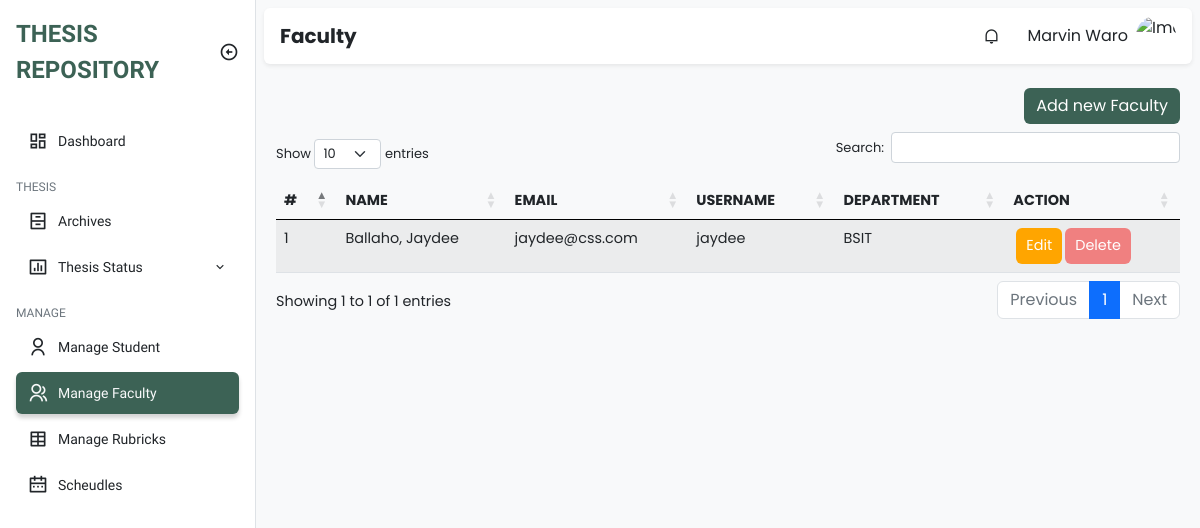
The app's page /admin/manage_faculty.php (signed in) with its own data.
### tables this page shows
CREATE TABLE `faculty` (
  `id` int(11) NOT NULL,
  `firstname` varchar(255) NOT NULL,
  `lastname` varchar(255) NOT NULL,
  `email` varchar(100) NOT NULL,
  `username` varchar(255) NOT NULL,
  `password` varchar(100) NOT NULL,
  `department` varchar(100) NOT NULL,
  `contact_number` int(15) NOT NULL,
  `type` varchar(100) NOT NULL,
  `created_at` timestamp NOT NULL DEFAULT current_timestamp(),
  `updated_at` timestamp NOT NULL DEFAULT current_timestamp() ON UPDATE current_timestamp()
);

### class/faculty.class.php (called while the page is built, shortened)
<?php
require_once 'database.php';
class Faculty{
    protected $db;
    function __construct()
    {
        $this->db = new Database();
    }
    function show(){
        $sql = "SELECT * FROM faculty ORDER BY CONCAT('lastname',', ','firstname') ASC;";
        $query=$this->db->connect()->prepare($sql);
        if($query->execute()){
            $data = $query->fetchAll();
        }
        return $data;
    }
}
?>

### class/database.php (called while the page is built)
<?php
class Database{
    private $host = 'localhost';
    private $username = 'root';
    private $password = '';
    private $database = 'tams';
    protected $connection;
    function connect(){
        try
			{
				$this->connection = new PDO("mysql:host=$this->host;dbname=$this->database",
											$this->username, $this->password);
			}
			catch (PDOException $e)
			{
				echo "Connection error " . $e->getMessage();
			}
        return $this->connection;
    }
}
?>

### admin/manage_faculty.php (the view, shortened to what this page needs)
<?php
require_once '../class/database.php';
require_once '../class/faculty.class.php';
?>
<!DOCTYPE html>
<html lang="en">
  <head>
    <link
      href="https://cdn.jsdelivr.net/npm/remixicon@2.5.0/fonts/remixicon.css"
      rel="stylesheet"
    />
    <link rel="stylesheet" href="https://cdn.datatables.net/1.13.1/css/dataTables.bootstrap5.min.css">
    <link rel="stylesheet" href="https://cdn.datatables.net/responsive/2.4.0/css/responsive.bootstrap.min.css">
    <link rel="stylesheet" href="../assets/css/bootstrap.min.css" />
    <link rel="stylesheet" href="../assets/css/style.css" />
  </head>
  <body>
    <div class="sidebar position-fixed top-0 bottom-0 bg-white border-end">
      <div class="d-flex align-items-center p-3">
        <a
          href="#"
          class="sidebar-logo text-uppercase fw-bold text-decoration-none text-indigo fs-4"
          >Thesis Repository</a
        >
        <i
          class="sidebar-toggle ri-arrow-left-circle-line ms-auto fs-5 d-none d-md-block"
        ></i>
      </div>
      <ul class="sidebar-menu p-3 m-0 mb-0">
        <li class="sidebar-menu-item">
          <a href="dashboard.php">
            <i class="ri-dashboard-line sidebar-menu-item-icon"></i>
            Dashboard
          </a>
        </li>
        <li class="sidebar-menu-divider mt-3 mb-1 text-uppercase">Thesis</li>
        <li class="sidebar-menu-item">
          <a href="archives.php">
            <i class="ri-archive-drawer-line sidebar-menu-item-icon"></i>
            Archives
          </a>
        </li>
        <li class="sidebar-menu-item has-dropdown">
            <a href="thesis_status.php">
                <i class="ri-bar-chart-box-line sidebar-menu-item-icon"></i>
                Thesis Status
                <i class="ri-arrow-down-s-line sidebar-menu-item-accordion ms-auto"></i>
            </a>
        </li>
        <li class="sidebar-menu-divider mt-3 mb-1 text-uppercase">Manage</li>
        <li class="sidebar-menu-item">
          <a href="manage_students.php">
            <i class="ri-user-line sidebar-menu-item-icon"></i>
            Manage Student
          </a>
        </li>
        <li class="sidebar-menu-item active">
          <a href="manage_faculty.php active">
            <i class="ri-group-line sidebar-menu-item-icon"></i>
            Manage Faculty
          </a>
        </li>
        <li class="sidebar-menu-item">
          <a href="manage_rubrics.php">
            <i class="ri-table-2 sidebar-menu-item-icon"></i>
            Manage Rubricks
          </a>
        </li>
        <li class="sidebar-menu-item">
          <a href="manage_schedules.php">
            <i class="ri-calendar-2-line sidebar-menu-item-icon"></i>
            Scheudles
          </a>
        </li>
      </ul>
    </div>
    <main class="bg-light">
      <div class="p-2">
        <nav class="px-3 py-2 bg-white rounded shadow-sm">
          <h5 class="fw-bold mb-0 me-auto">Faculty</h5>
          <div class="dropdown me-3 d-none d-sm-block">
            <div
              class="cursor-pointer dropdown-toggle navbar-link"
              data-bs-toggle="dropdown"
              aria-expanded="false"
            >
              <i class="ri-notification-line"></i>
            </div>
          </div>
          <div class="dropdown">
            <div
              class="d-flex align-items-center cursor-pointer dropdown-toggle"
              data-bs-toggle="dropdown"
              aria-expanded="false"
            >
              <span class="me-2 d-none d-sm-block">Marvin Waro</span>
              <img
                class="navbar-profile-image"
                src="https://images.unsplash.com/flagged/photo-1570612861542-284f4c12e75f?ixlib=rb-1.2.1&ixid=MnwxMjA3fDB8MHxzZWFyY2h8M3x8cGVyc29ufGVufDB8fDB8fA%3D%3D&auto=format&fit=crop&w=500&q=60"
                alt="Image"
              />
            </div>
          </div>
        </nav>
        <div class="py-4">
          <div class="container">
            <div class="head-cont d-flex justify-content-end pb-2">
                <button type="button" class="btn btn-primary add-button" data-bs-toggle="modal" data-bs-target="#exampleModal">
                    Add new Faculty
                </button>
            </div>
                    <table id="example" class="table table-striped" style="width:100%">
                        <thead>
                            <tr>
                                <th>#</th>
                                <th>Name</th>
                                <th>Email</th>
                                <th>Username</th>
                                <th>Department</th>
                                <?php
                                    if($_SESSION['user_type'] == 'admin'){
                                ?>
                                    <th class="action">Action</th>
                                <?php
                                    }
                                ?>
                            </tr>
                        </thead>
                        <tbody>
                        <?php
                            require_once '../class/faculty.class.php';
                            $faculty = new Faculty();
                            $i = 1;
                            foreach ($faculty->show() as $value){
                        ?>
                            <tr>
                                <td><?php echo $i ?></td>
                                <td><?php echo $value['lastname'] . ', ' . $value['firstname'] . ' ' . $value['middle_name']?></td>
                                <td><?php echo $value['email'] ?></td>
                                <td><?php echo $value['username'] ?></td>
                                <td><?php echo $value['department'] ?></td>
                                <?php
                                    if($_SESSION['user_type'] == 'admin'){
                                ?>
                                    <td>
                                        <div class="actions">
                                            <a class="action-edit" href="#">Edit</a>
                                             <a class="action-delete" href="delete_faculty.php?id=<?php echo $value['id'] ?>" >Delete</a>
                                        </div>
                                    </td>
                                <?php
                                    }
                                ?>
                            </tr>
                        <?php
                            $i++;
                        }
                        ?>
                        </tbody>
                    </table>
                </div>
    </div>
    </div>
    </main>
  </body>
</html>

### assets/css/style.css (style rules this page uses)
:root { --bs-blue: #0d6efd; --bs-indigo: #6610f2; --bs-purple: #6f42c1; --bs-pink: #d63384; --bs-red: #dc3545; --bs-orange: #fd7e14; --bs-yellow: #ffc107; --bs-green: #198754; --bs-teal: #20c997; --bs-cyan: #0dcaf0; --bs-black: #000; --bs-white: #fff; --bs-gray: #6c757d; --bs-gray-dark: #343a40; --bs-gray-100: #f8f9fa; --bs-gray-200: #e9ecef; --bs-gray-300: #dee2e6; --bs-gray-400: #ced4da; --bs-gray-500: #adb5bd; --bs-gray-600: #6c757d; --bs-gray-700: #495057; --bs-gray-800: #343a40; --bs-gray-900: #212529; --bs-primary: #0d6efd; --bs-secondary: #6c757d; --bs-success: #198754; --bs-info: #0dcaf0; --bs-warning: #ffc107; --bs-danger: #dc3545; --bs-light: #f8f9fa; --bs-dark: #212529; --bs-primary-rgb: 13, 110, 253; --bs-secondary-rgb: 108, 117, 125; --bs-success-rgb: 25, 135, 84; --bs-info-rgb: 13, 202, 240; --bs-warning-rgb: 255, 193, 7; --bs-danger-rgb: 220, 53, 69; --bs-light-rgb: 248, 249, 250; --bs-dark-rgb: 33, 37, 41; --bs-white-rgb: 255, 255, 255; --bs-black-rgb: 0, 0, 0; --bs-body-color-rgb: 33, 37, 41; --bs-body-bg-rgb: 255, 255, 255; --bs-font-sans-serif: system-ui, -apple-system, "Segoe UI", Roboto, "Helvetica Neue", "Noto Sans", "Liberation Sans", Arial, sans-serif, "Apple Color Emoji", "Segoe UI Emoji", "Segoe UI Symbol", "Noto Color Emoji"; --bs-font-monospace: SFMono-Regular, Menlo, Monaco, Consolas, "Liberation Mono", "Courier New", monospace; --bs-gradient: linear-gradient(180deg, rgba(255, 255, 255, 0.15), rgba(255, 255, 255, 0)); --bs-body-font-family: var(--bs-font-sans-serif); --bs-body-font-size: 1rem; --bs-body-font-weight: 400; --bs-body-line-height: 1.5; --bs-body-color: #212529; --bs-body-bg: #fff; --bs-border-width: 1px; --bs-border-style: solid; --bs-border-color: #dee2e6; --bs-border-color-translucent: rgba(0, 0, 0, 0.175); --bs-border-radius: 0.375rem; --bs-border-radius-sm: 0.25rem; --bs-border-radius-lg: 0.5rem; --bs-border-radius-xl: 1rem; --bs-border-radius-2xl: 2rem; --bs-border-radius-pill: 50rem; --bs-heading-color: ; --bs-link-color: #0d6efd; --bs-link-hover-color: #0a58ca; --bs-code-color: #d63384; --bs-highlight-bg: #fff3cd; --maincolor: #3C6255; --maincolorMdark: #61876E; --maincolor_light: rgb(180, 224, 183); --cancelcolor: #EB1D36; --cancelcolor_light: #FA9494; --uppernav: #FFFBF5; }
body { font-family: 'Work Sans', sans-serif; }
.text-indigo:hover, .text-indigo { color: var(--maincolor); }
.dropdown-toggle::after { display: none; }
.cursor-pointer { cursor: pointer; }
.sidebar.collapsed:hover, .sidebar { width: 16rem; overflow-y: auto; transition: width .2s, left .2s; left: 0; z-index: 500; }
.sidebar-toggle { cursor: pointer; transition: .2s; }
.sidebar-menu { list-style-type: none; }
.sidebar-menu-item { margin-bottom: .25rem; }
.sidebar-menu-item a { text-decoration: none; display: flex; align-items: center; color: var(--bs-dark); padding: .375rem .75rem; border-radius: .375rem; font-size: .875rem; white-space: nowrap; }
.sidebar-menu-item > a { overflow: hidden; }
.sidebar-menu-item.active a { background-color: var(--maincolor); color: var(--bs-light); box-shadow: 0 .25rem .25rem rgba(0, 0, 0, 0.175); }
.sidebar-menu-item-icon { margin-right: .625rem; font-size: 1.25rem; }
.sidebar-menu-item-accordion { transition: transform .2s; }
.sidebar.collapsed:hover .sidebar-menu-divider, .sidebar-menu-divider { font-size: .75rem; color: var(--bs-gray-600); transition: opacity .2s; opacity: 1; visibility: visible; }
main { padding-left: 0; min-height: 100vh; font-family: 'Poppins', sans-serif; }
nav { display: flex; align-items: center; }
.navbar-profile-image { width: 2.5rem; height: 2.5rem; object-fit: cover; border-radius: 50%; }
.navbar-link { width: 2.5rem; height: 2.5rem; display: flex; align-items: center; justify-content: center; border-radius: .25rem; }
@media (min-width: 768px) { main { transition: padding-left .2s; padding-left: 16rem; } }
.container { font-size: 90%; }
.table .actions { display: flex; }
.table .actions .action-edit { color: white; background: orange; }
.table .actions .action-delete { color: white; background: lightcoral; }
.table .actions .action-edit, .table .actions .action-delete { border-radius: 6px; padding: 7px 10px; margin-left: 3px; text-decoration: none; }
.container .add-button { background: var(--maincolor); border: none; display: flex; justify-content: flex-end; }
thead { text-transform: uppercase; border-bottom: #000; }
a { text-decoration: none; color: var(--bs-green); }

### records on screen
faculty: lastname "Ballaho", firstname "Jaydee", email "jaydee@css.com", username "jaydee", department "BSIT"
